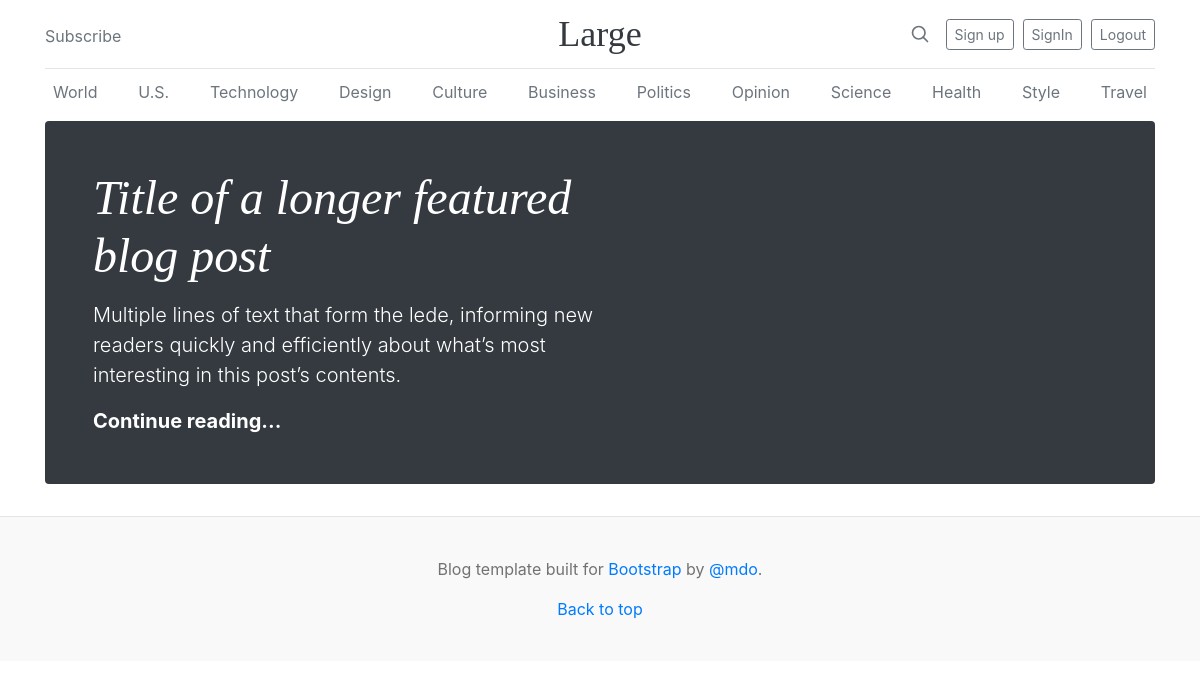
Page /profile (signed in) on the earlier database version.
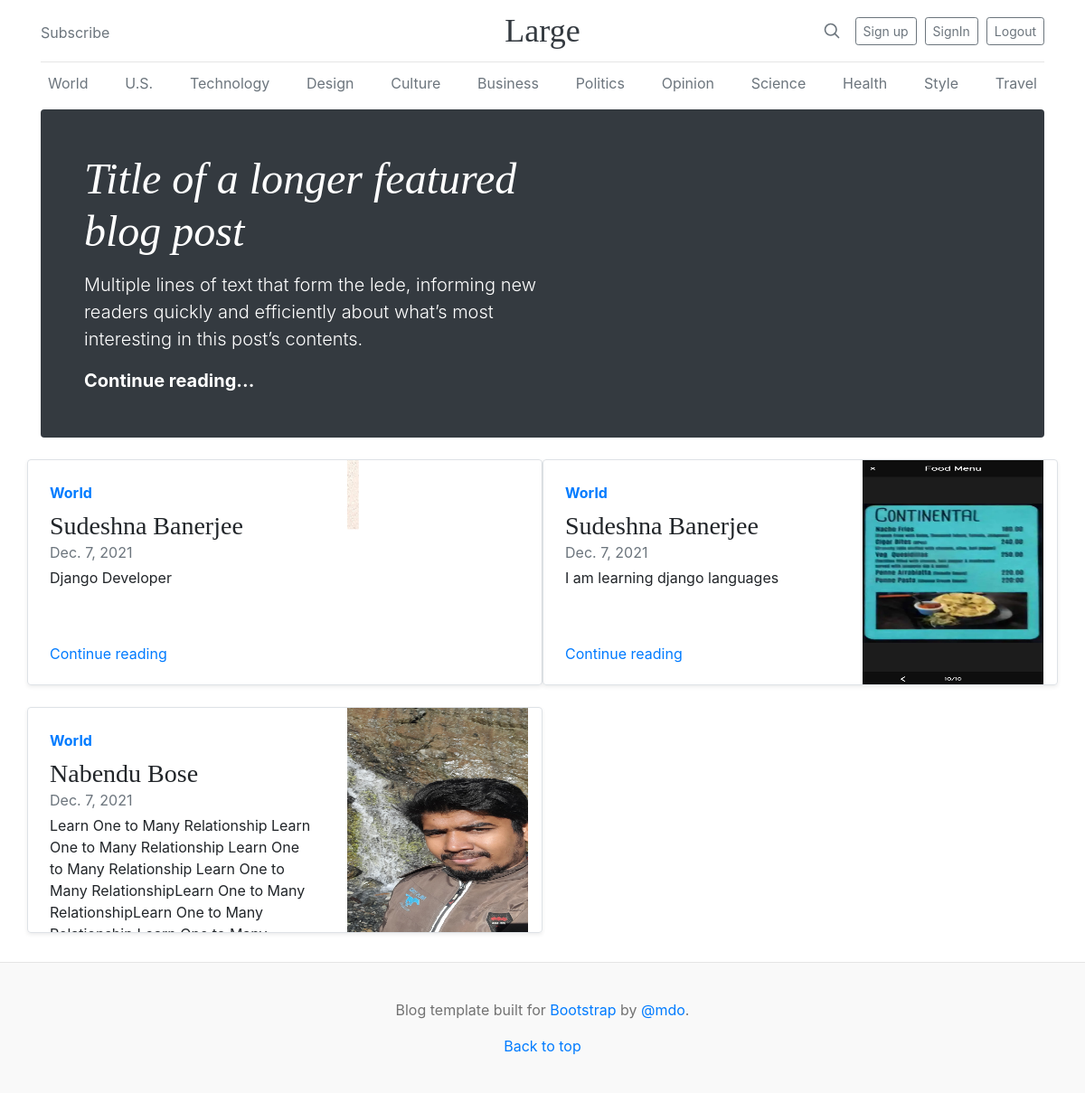
Same page on the later database version.
### Home/models.py (models this page shows)
class Blog(models.Model):
    user_id = models.ForeignKey(User,on_delete=models.CASCADE)
    image = models.ImageField(upload_to='images/')
    title = models.CharField('Post_title',max_length=100)
    description = models.TextField('post_description')
    post_date = models.DateField(default=date.today)
    name = models.CharField('name',max_length=100)

### Home/views.py (the view)
# urls.py: path('profile',views.profile, name='profile'),
def profile(request):
   if request.session.has_key('is_logged'):
     fetch_data = Blog.objects.all()
     return render(request,'profile.html',{'data':fetch_data})
   else:
     return redirect('login')

### templates/profile.html (shortened to what this page needs)
{% extends 'base.html' %}
{% block container %}
<main class="container">
    <div class="p-4 p-md-5 mb-4 text-white rounded bg-dark">
      <div class="col-md-6 px-0">
        <h1 class="display-4 fst-italic">Title of a longer featured blog post</h1>
        <p class="lead my-3">Multiple lines of text that form the lede, informing new readers quickly and efficiently about what’s most interesting in this post’s contents.</p>
        <p class="lead mb-0"><a href="#" class="text-white fw-bold">Continue reading...</a></p>
      </div>
    </div>
    <div class="row mb-2">
      {% for d in data %}
      <div class="col-md-6">
        <div class="row g-0 border rounded overflow-hidden flex-md-row mb-4 shadow-sm h-md-250 position-relative">
          <div class="col p-4 d-flex flex-column position-static">
            <strong class="d-inline-block mb-2 text-primary">World</strong>
            <h3 class="mb-0">{{ d.name }}</h3>
            <div class="mb-1 text-muted">{{ d.post_date }}</div>
            <p class="card-text mb-auto">{{ d.description }}</p>
            <a href="#" class="stretched-link">Continue reading</a>
          </div>
          <div class="col-auto d-none d-lg-block">
          <img width="200" height="250" class='img-responsive' src="{{ d.image.url }}"/>
          </div>
        </div>
      </div>
      {% endfor %}
    </div>
  </main>
{% endblock  %}

### templates/base.html (shortened to what this page needs)
<!doctype html>
<html lang="en">
  <head>
    <link href="https://cdn.jsdelivr.net/npm/bootstrap@5.0.2/dist/css/bootstrap.min.css" rel="stylesheet">
    <link href="../assets/dist/css/bootstrap.min.css" rel="stylesheet">
    <link href="blog.css" rel="stylesheet">
  </head>
  <body>
  {% include 'header.html' %}
   {% block container %}
   {% endblock  %}
   {% include 'footer.html' %}
  </body>
</html>

### templates/header.html (shortened to what this page needs)
<div class="container">
  <header class="blog-header py-3">
    <div class="row flex-nowrap justify-content-between align-items-center">
      <div class="col-4 pt-1">
        <a class="link-secondary" href="#">Subscribe</a>
      </div>
      <div class="col-4 text-center">
        <a class="blog-header-logo text-dark" href="#">Large</a>
      </div>
      <div class="col-4 d-flex justify-content-end align-items-center">
        <a class="link-secondary" href="#" aria-label="Search">
          <svg xmlns="http://www.w3.org/2000/svg" width="20" height="20" fill="none" stroke="currentColor" stroke-linecap="round" stroke-linejoin="round" stroke-width="2" class="mx-3" role="img" viewBox="0 0 24 24"><title>Search</title><circle cx="10.5" cy="10.5" r="7.5"/><path d="M21 21l-5.2-5.2"/></svg>
        </a>
        <a class="btn btn-sm btn-outline-secondary" href="{% url 'signup' %}">Sign up</a>
        <a class="btn btn-sm btn-outline-secondary" href="{% url 'login' %}">SignIn</a>
        <a class="btn btn-sm btn-outline-secondary" href="{% url 'logout' %}">Logout</a>
      </div>
    </div>
  </header>
  <div class="nav-scroller py-1 mb-2">
    <nav class="nav d-flex justify-content-between">
      <a class="p-2 link-secondary" href="#">World</a>
      <a class="p-2 link-secondary" href="#">U.S.</a>
      <a class="p-2 link-secondary" href="#">Technology</a>
      <a class="p-2 link-secondary" href="#">Design</a>
      <a class="p-2 link-secondary" href="#">Culture</a>
      <a class="p-2 link-secondary" href="#">Business</a>
      <a class="p-2 link-secondary" href="#">Politics</a>
      <a class="p-2 link-secondary" href="#">Opinion</a>
      <a class="p-2 link-secondary" href="#">Science</a>
      <a class="p-2 link-secondary" href="#">Health</a>
      <a class="p-2 link-secondary" href="#">Style</a>
      <a class="p-2 link-secondary" href="#">Travel</a>
    </nav>
  </div>
</div>

### templates/footer.html
<footer class="blog-footer">
    <p>Blog template built for <a href="https://getbootstrap.com/">Bootstrap</a> by <a href="https://twitter.com/mdo">@mdo</a>.</p>
    <p>
      <a href="#">Back to top</a>
    </p>
  </footer>

### static/blog.css (style rules this page uses)
.blog-header { line-height: 1; border-bottom: 1px solid #e5e5e5; }
.blog-header-logo { font-family: "Playfair Display", Georgia, "Times New Roman", serif; font-size: 2.25rem; }
h1, h2, h3, h4, h5, h6 { font-family: "Playfair Display", Georgia, "Times New Roman", serif; }
.display-4 { font-size: 2.5rem; }
@media (min-width: 768px) { .display-4 { font-size: 3rem; } }
.nav-scroller { position: relative; z-index: 2; height: 2.75rem; overflow-y: hidden; }
.nav-scroller .nav { display: flex; flex-wrap: nowrap; padding-bottom: 1rem; margin-top: -1px; overflow-x: auto; text-align: center; white-space: nowrap; -webkit-overflow-scrolling: touch; }
@media (min-width: 768px) { .h-md-250 { height: 250px; } }
.blog-footer { padding: 2.5rem 0; color: #727272; text-align: center; background-color: #f9f9f9; border-top: .05rem solid #e5e5e5; }
.blog-footer p:last-child { margin-bottom: 0; }

Differences in the rows shown:
added Blog: name "Sudeshna Banerjee", post_date "Dec. 7, 2021", description "Django Developer", image (picture)
added Blog: name "Sudeshna Banerjee", post_date "Dec. 7, 2021", description "I am learning django languages", image (picture)
added Blog: name "Nabendu Bose", post_date "Dec. 7, 2021", description "Learn One to Many Relationship Learn One to Many Relationship Learn One to Many Relationship Learn One to Many RelationshipLearn One to Many RelationshipLearn One to Many…", image (picture)
